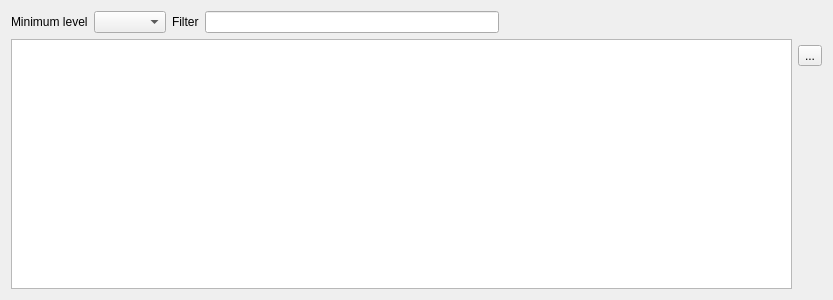
<?xml version="1.0" encoding="UTF-8"?>
<ui version="4.0">
 <class>Form</class>
 <widget class="QWidget" name="Form">
  <property name="geometry">
   <rect>
    <x>0</x>
    <y>0</y>
    <width>833</width>
    <height>300</height>
   </rect>
  </property>
  <property name="windowTitle">
   <string>Form</string>
  </property>
  <layout class="QGridLayout" name="gridLayout">
   <item row="3" column="1">
    <spacer name="verticalSpacer">
     <property name="orientation">
      <enum>Qt::Orientation::Vertical</enum>
     </property>
     <property name="sizeHint" stdset="0">
      <size>
       <width>20</width>
       <height>40</height>
      </size>
     </property>
    </spacer>
   </item>
   <item row="2" column="1">
    <widget class="QToolButton" name="logs_clear_toolButton">
     <property name="toolTip">
      <string>Clear logs panel</string>
     </property>
     <property name="text">
      <string>...</string>
     </property>
    </widget>
   </item>
   <item row="1" column="0" rowspan="3">
    <widget class="QTreeView" name="logs_treeView"/>
   </item>
   <item row="0" column="0">
    <layout class="QHBoxLayout" name="horizontalLayout">
     <item>
      <widget class="QLabel" name="label">
       <property name="text">
        <string>Minimum level</string>
       </property>
      </widget>
     </item>
     <item>
      <widget class="QComboBox" name="logs_level_comboBox"/>
     </item>
     <item>
      <widget class="QLabel" name="label_2">
       <property name="text">
        <string>Filter</string>
       </property>
      </widget>
     </item>
     <item>
      <widget class="QLineEdit" name="logs_filter_LineEdit">
       <property name="clearButtonEnabled">
        <bool>true</bool>
       </property>
      </widget>
     </item>
     <item>
      <spacer name="horizontalSpacer">
       <property name="orientation">
        <enum>Qt::Orientation::Horizontal</enum>
       </property>
       <property name="sizeHint" stdset="0">
        <size>
         <width>40</width>
         <height>20</height>
        </size>
       </property>
      </spacer>
     </item>
    </layout>
   </item>
  </layout>
 </widget>
 <resources/>
 <connections/>
</ui>
